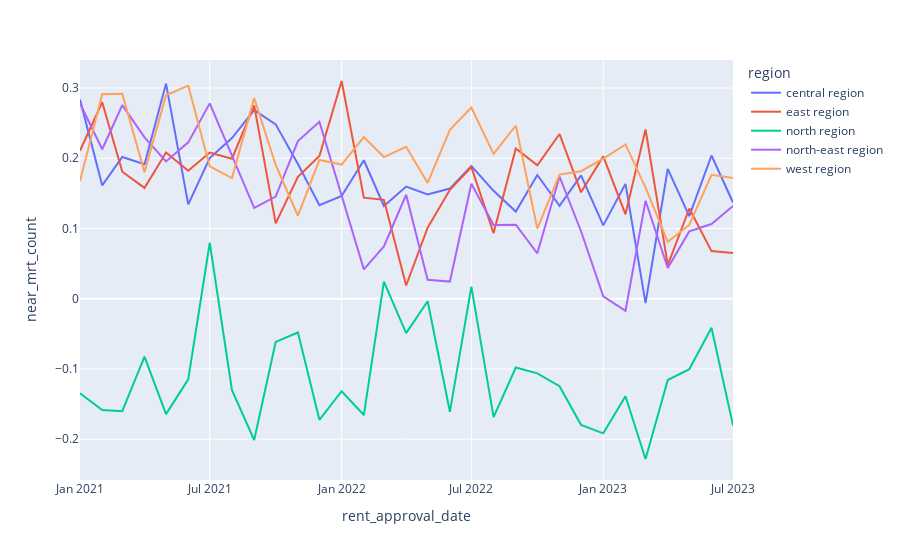

The cell this chart's notebook holds for it:
### Markdown cell above
### Region level

### Code cell
train_df_cleaned_final.groupby(['rent_approval_date', 'region'])[['psqm', 'near_mrt_count']].corr().iloc[0::2,-1].reset_index().plot.line(x='rent_approval_date', y='near_mrt_count', color='region')

### Figure 1 — Plotly figure (JSON) as saved in the notebook; plotly's stock layout.template omitted (floating-point values rounded to 4 significant figures)
{"data": [{"hovertemplate": "region=central region<br>rent_approval_date=%{x}<br>near_mrt_count=%{y}<extra></extra>", "legendgroup": "central region", "line": {"color": "#636efa", "dash": "solid"}, "marker": {"symbol": "circle"}, "mode": "lines", "name": "central region", "orientation": "v", "showlegend": true, "type": "scatter", "x": ["2021-01", "2021-02", "2021-03", "2021-04", "2021-05", "2021-06", "2021-07", "2021-08", "2021-09", "2021-10", "2021-11", "2021-12", "2022-01", "2022-02", "2022-03", "2022-04", "2022-05", "2022-06", "2022-07", "2022-08", "2022-09", "2022-10", "2022-11", "2022-12", "2023-01", "2023-02", "2023-03", "2023-04", "2023-05", "2023-06", "2023-07"], "xaxis": "x", "y": [0.2837, 0.1613, 0.2018, 0.1914, 0.3062, 0.1343, 0.2004, 0.2288, 0.2686, 0.2483, 0.1919, 0.1331, 0.1464, 0.1972, 0.1321, 0.1598, 0.1486, 0.1569, 0.1889, 0.1536, 0.1242, 0.1762, 0.1323, 0.1756, 0.1045, 0.1636, -0.006291, 0.1849, 0.1177, 0.204, 0.137], "yaxis": "y"}, {"hovertemplate": "region=east region<br>rent_approval_date=%{x}<br>near_mrt_count=%{y}<extra></extra>", "legendgroup": "east region", "line": {"color": "#EF553B", "dash": "solid"}, "marker": {"symbol": "circle"}, "mode": "lines", "name": "east region", "orientation": "v", "showlegend": true, "type": "scatter", "x": ["2021-01", "2021-02", "2021-03", "2021-04", "2021-05", "2021-06", "2021-07", "2021-08", "2021-09", "2021-10", "2021-11", "2021-12", "2022-01", "2022-02", "2022-03", "2022-04", "2022-05", "2022-06", "2022-07", "2022-08", "2022-09", "2022-10", "2022-11", "2022-12", "2023-01", "2023-02", "2023-03", "2023-04", "2023-05", "2023-06", "2023-07"], "xaxis": "x", "y": [0.2107, 0.2798, 0.1808, 0.1578, 0.2081, 0.1822, 0.2081, 0.1993, 0.2754, 0.1073, 0.1737, 0.2034, 0.31, 0.1439, 0.1409, 0.01886, 0.1012, 0.1551, 0.1874, 0.09347, 0.214, 0.1898, 0.2346, 0.1515, 0.2027, 0.1202, 0.2412, 0.04798, 0.1285, 0.06782, 0.06505], "yaxis": "y"}, {"hovertemplate": "region=north region<br>rent_approval_date=%{x}<br>near_mrt_count=%{y}<extra></extra>", "legendgroup": "north region", "line": {"color": "#00cc96", "dash": "solid"}, "marker": {"symbol": "circle"}, "mode": "lines", "name": "north region", "orientation": "v", "showlegend": true, "type": "scatter", "x": ["2021-01", "2021-02", "2021-03", "2021-04", "2021-05", "2021-06", "2021-07", "2021-08", "2021-09", "2021-10", "2021-11", "2021-12", "2022-01", "2022-02", "2022-03", "2022-04", "2022-05", "2022-06", "2022-07", "2022-08", "2022-09", "2022-10", "2022-11", "2022-12", "2023-01", "2023-02", "2023-03", "2023-04", "2023-05", "2023-06", "2023-07"], "xaxis": "x", "y": [-0.1346, -0.1584, -0.16, -0.08245, -0.1642, -0.1148, 0.07975, -0.1302, -0.2011, -0.06146, -0.04801, -0.1723, -0.1317, -0.1656, 0.02429, -0.04885, -0.003469, -0.161, 0.01738, -0.1686, -0.09793, -0.1063, -0.1245, -0.1795, -0.1916, -0.1388, -0.2281, -0.1157, -0.1003, -0.04121, -0.1803], "yaxis": "y"}, {"hovertemplate": "region=north-east region<br>rent_approval_date=%{x}<br>near_mrt_count=%{y}<extra></extra>", "legendgroup": "north-east region", "line": {"color": "#ab63fa", "dash": "solid"}, "marker": {"symbol": "circle"}, "mode": "lines", "name": "north-east region", "orientation": "v", "showlegend": true, "type": "scatter", "x": ["2021-01", "2021-02", "2021-03", "2021-04", "2021-05", "2021-06", "2021-07", "2021-08", "2021-09", "2021-10", "2021-11", "2021-12", "2022-01", "2022-02", "2022-03", "2022-04", "2022-05", "2022-06", "2022-07", "2022-08", "2022-09", "2022-10", "2022-11", "2022-12", "2023-01", "2023-02", "2023-03", "2023-04", "2023-05", "2023-06", "2023-07"], "xaxis": "x", "y": [0.2781, 0.2129, 0.2756, 0.2297, 0.1955, 0.2226, 0.2782, 0.2033, 0.1293, 0.1455, 0.2245, 0.252, 0.1456, 0.0418, 0.07438, 0.1481, 0.02714, 0.02445, 0.1637, 0.1051, 0.1054, 0.06473, 0.1738, 0.09614, 0.003532, -0.01717, 0.1395, 0.04383, 0.09586, 0.1064, 0.132], "yaxis": "y"}, {"hovertemplate": "region=west region<br>rent_approval_date=%{x}<br>near_mrt_count=%{y}<extra></extra>", "legendgroup": "west region", "line": {"color": "#FFA15A", "dash": "solid"}, "marker": {"symbol": "circle"}, "mode": "lines", "name": "west region", "orientation": "v", "showlegend": true, "type": "scatter", "x": ["2021-01", "2021-02", "2021-03", "2021-04", "2021-05", "2021-06", "2021-07", "2021-08", "2021-09", "2021-10", "2021-11", "2021-12", "2022-01", "2022-02", "2022-03", "2022-04", "2022-05", "2022-06", "2022-07", "2022-08", "2022-09", "2022-10", "2022-11", "2022-12", "2023-01", "2023-02", "2023-03", "2023-04", "2023-05", "2023-06", "2023-07"], "xaxis": "x", "y": [0.1677, 0.2912, 0.2919, 0.1803, 0.2897, 0.3034, 0.1884, 0.1718, 0.2856, 0.1904, 0.1182, 0.1975, 0.191, 0.2303, 0.2017, 0.2164, 0.1648, 0.2405, 0.2723, 0.2061, 0.2467, 0.1, 0.1767, 0.1815, 0.1996, 0.2198, 0.1581, 0.0811, 0.1051, 0.1765, 0.172], "yaxis": "y"}], "layout": {"legend": {"title": {"text": "region"}, "tracegroupgap": 0}, "margin": {"t": 60}, "xaxis": {"anchor": "y", "domain": [0, 1], "title": {"text": "rent_approval_date"}}, "yaxis": {"anchor": "x", "domain": [0, 1], "title": {"text": "near_mrt_count"}}}}
